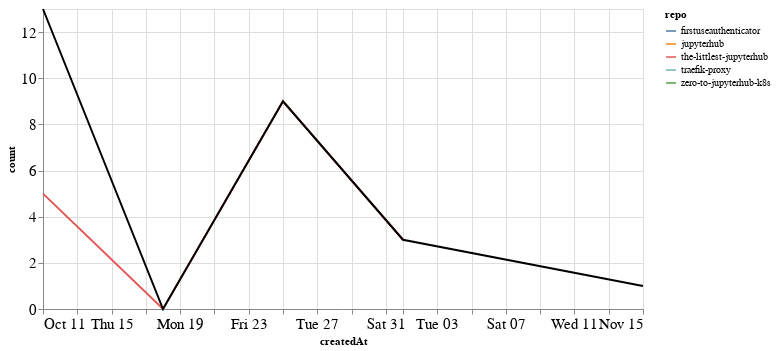

Write notebook code for a chart like this one.
### Markdown cell above
## Comments

### Code cell
comments_time = comments.groupby('repo').resample('W', on='createdAt').count()['author'].reset_index()
comments_time = comments_time.rename(columns={'author': 'count'})
comments_time_total = comments_time.groupby('createdAt').agg({"count": "sum"}).reset_index()
ch1 = alt.Chart(comments_time, width=600).mark_line().encode(
    x='createdAt',
    y='count',
    color='repo',
    tooltip="repo"
)

ch2 = alt.Chart(comments_time_total, width=600).mark_line(color="black").encode(
    x='createdAt',
    y='count',
)

ch1 + ch2

### Figure 1 — Vega-Lite specification as saved in the notebook (floating-point values rounded to 4 significant figures)
{"config": {"axisLeft": {"labelFontSize": 15}, "axisBottom": {"labelFontSize": 15}}, "layer": [{"data": {"name": "data-effaa72c95174afc3ffb197bc413ff03"}, "mark": "line", "encoding": {"color": {"type": "nominal", "field": "repo"}, "tooltip": {"type": "nominal", "field": "repo"}, "x": {"type": "temporal", "field": "createdAt"}, "y": {"type": "quantitative", "field": "count"}}, "width": 600}, {"data": {"name": "data-253dd66df602445cc4c1916c8c087192"}, "mark": {"type": "line", "color": "black"}, "encoding": {"x": {"type": "temporal", "field": "createdAt"}, "y": {"type": "quantitative", "field": "count"}}, "width": 600}], "$schema": "https://vega.github.io/schema/vega-lite/v4.8.1.json", "datasets": {"data-effaa72c95174afc3ffb197bc413ff03": [{"repo": "firstuseauthenticator", "createdAt": "2020-10-11T00:00:00", "count": 3}, {"repo": "jupyterhub", "createdAt": "2020-10-11T00:00:00", "count": 4}, {"repo": "the-littlest-jupyterhub", "createdAt": "2020-10-11T00:00:00", "count": 5}, {"repo": "the-littlest-jupyterhub", "createdAt": "2020-10-18T00:00:00", "count": 0}, {"repo": "the-littlest-jupyterhub", "createdAt": "2020-10-25T00:00:00", "count": 9}, {"repo": "the-littlest-jupyterhub", "createdAt": "2020-11-01T00:00:00", "count": 3}, {"repo": "traefik-proxy", "createdAt": "2020-11-15T00:00:00", "count": 1}, {"repo": "zero-to-jupyterhub-k8s", "createdAt": "2020-10-11T00:00:00", "count": 1}], "data-253dd66df602445cc4c1916c8c087192": [{"createdAt": "2020-10-11T00:00:00", "count": 13}, {"createdAt": "2020-10-18T00:00:00", "count": 0}, {"createdAt": "2020-10-25T00:00:00", "count": 9}, {"createdAt": "2020-11-01T00:00:00", "count": 3}, {"createdAt": "2020-11-15T00:00:00", "count": 1}]}}
